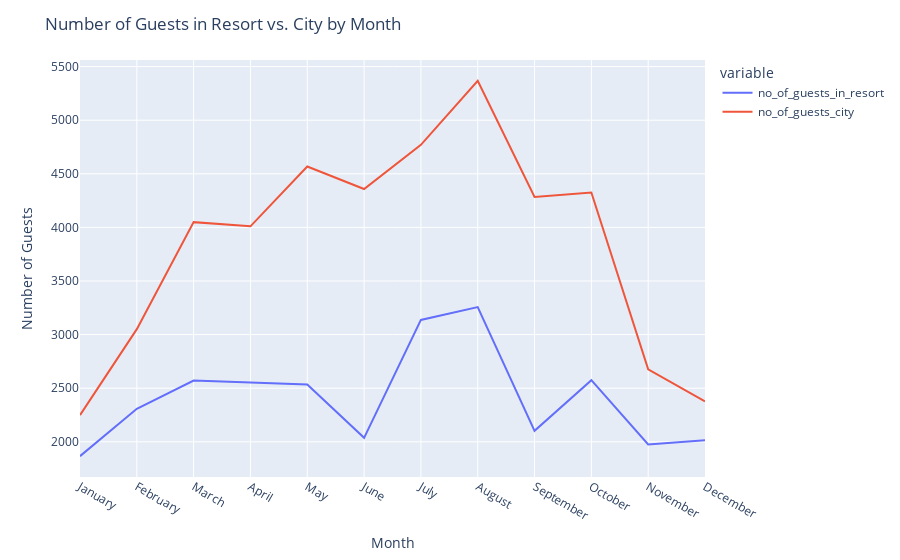

The cell this chart's notebook holds for it:
### Code cell
fig = px.line(data_frame=final_rush, x='month', y=['no_of_guests_in_resort', 'no_of_guests_city'])


fig.update_layout(
    title='Number of Guests in Resort vs. City by Month',
    xaxis_title='Month',
    yaxis_title='Number of Guests'
)

fig.show()

### Figure 1 — Plotly figure (JSON) as saved in the notebook; plotly's stock layout.template omitted (floating-point values rounded to 4 significant figures)
{"data": [{"hovertemplate": "variable=no_of_guests_in_resort<br>month=%{x}<br>value=%{y}<extra></extra>", "legendgroup": "no_of_guests_in_resort", "line": {"color": "#636efa", "dash": "solid"}, "marker": {"symbol": "circle"}, "mode": "lines", "name": "no_of_guests_in_resort", "orientation": "v", "showlegend": true, "type": "scatter", "x": ["January", "February", "March", "April", "May", "June", "July", "August", "September", "October", "November", "December"], "xaxis": "x", "y": [1866, 2308, 2571, 2550, 2535, 2037, 3137, 3257, 2102, 2575, 1975, 2014], "yaxis": "y"}, {"hovertemplate": "variable=no_of_guests_city<br>month=%{x}<br>value=%{y}<extra></extra>", "legendgroup": "no_of_guests_city", "line": {"color": "#EF553B", "dash": "solid"}, "marker": {"symbol": "circle"}, "mode": "lines", "name": "no_of_guests_city", "orientation": "v", "showlegend": true, "type": "scatter", "x": ["January", "February", "March", "April", "May", "June", "July", "August", "September", "October", "November", "December"], "xaxis": "x", "y": [2249, 3051, 4049, 4010, 4568, 4358, 4770, 5367, 4283, 4326, 2676, 2377], "yaxis": "y"}], "layout": {"legend": {"title": {"text": "variable"}, "tracegroupgap": 0}, "margin": {"t": 60}, "title": {"text": "Number of Guests in Resort vs. City by Month"}, "xaxis": {"anchor": "y", "domain": [0, 1], "title": {"text": "Month"}}, "yaxis": {"anchor": "x", "domain": [0, 1], "title": {"text": "Number of Guests"}}}}
